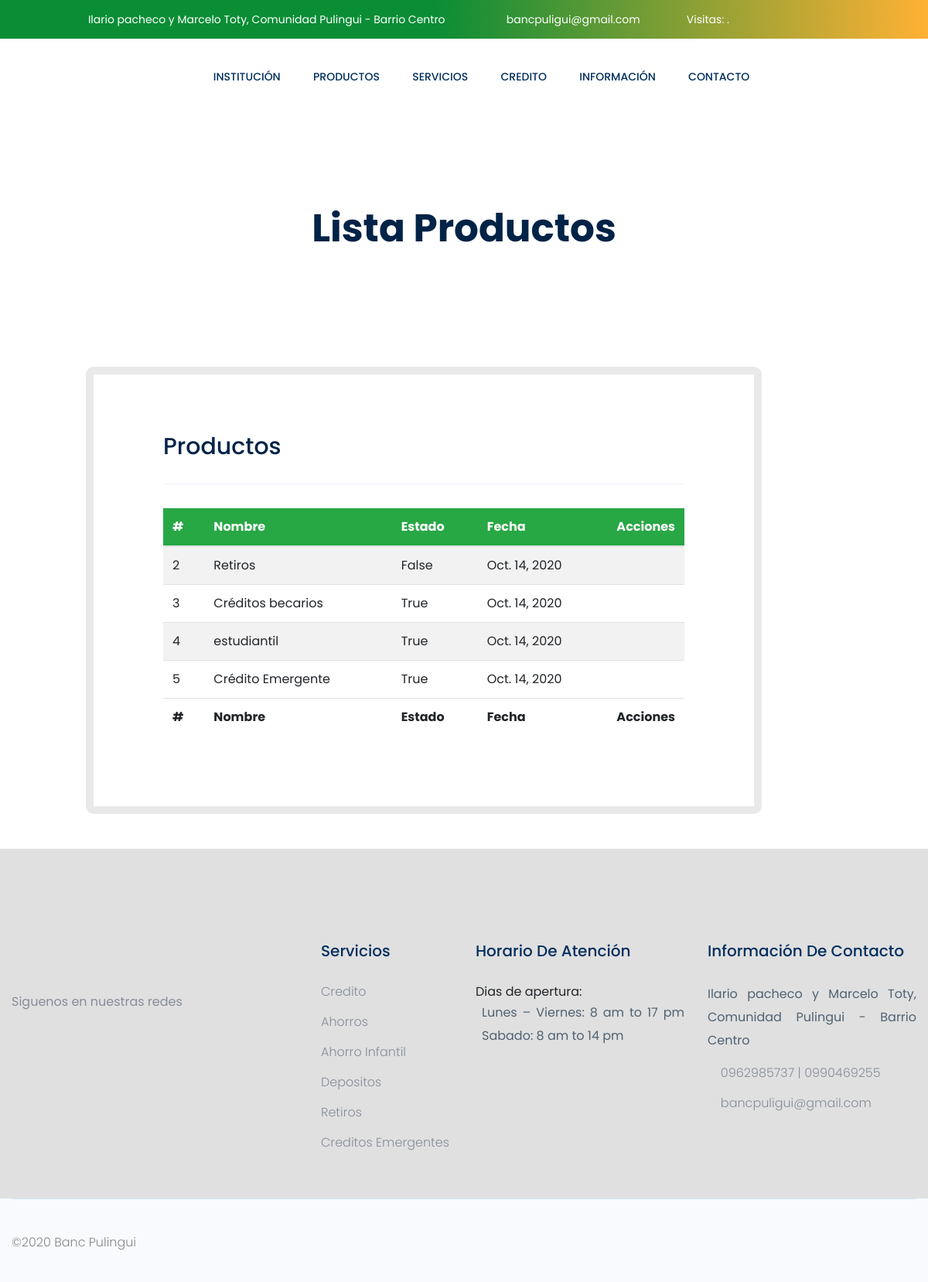
/listar-sercivio/ (signed in), run on the app's committed database.
### app/models.py (models this page shows, shortened)
class Producto(models.Model):
	name = models.CharField('Servicios',max_length=200)
	description = models.CharField('Descripcion', max_length=200, null=True, blank=True)
	image = models.ImageField('Imagen',null=True,blank=True, upload_to='productos', default='banco.png')
	body = RichTextUploadingField('Contenido', null=True, blank=True)
	date = models.DateField(auto_now_add=True)
	active = models.BooleanField('Activar', default=False)

### app/views.py (the view)
@login_required(login_url='servicios')
def listarSercivio(request):
    listpost =  Producto.objects.all()
    context = {'listpost':listpost }
    return render (request, 'productos/listproduct.html',context)

### templates/productos/listproduct.html (shortened to what this page needs)
{% extends 'index.html' %} {% load static %}  {% block container %}
<div class="slider-area">
  <div
    class="single-slider slider-height2 d-flex align-items-center"
    data-background="{% static 'assets/img/hero/serv.jpg' %}"
  >
    <div class="container">
      <div class="row">
        <div class="col-xl-12">
          <div class="hero-cap text-center">
            <h2 style="color: rgb(0, 35, 71);">Lista Productos</h2>
          </div>
        </div>
      </div>
    </div>
  </div>
</div>
<section class="about_area section_gap">
  <div class="container">
    <div class="row h_blog_item" style="justify-content: center;">
      <div class="col-lg-8">
        <div class="h_blog_text">
          <div class="h_blog_text_inner left right">
            <h4>Productos</h4>
            <hr />
            <div class="main-container">
                <div class="table-responsive">
                    <table id="add-row" class="display table table-striped table-hover">
                        <thead class="bg-success" style="color: white;">
                            <tr>
                                <th>#</th>
                                <th>Nombre</th>
                                <th>Estado</th>
                                <th>Fecha</th>
                                <th style="width: 10%">Acciones</th>
                            </tr>
                        </thead>
                        <tfoot>
                            <tr>
                                <th>#</th>
                                <th>Nombre</th>
                                <th>Estado</th>
                                <th>Fecha</th>
                                <th>Acciones</th>
                            </tr>
                        </tfoot>
                        <tbody>
                            {% for dato in listpost %}
                            <tr>
                                <td>{{dato.id}}</td>
                                <td>{{dato.name}}</td>
                                <td>{{dato.active}}</td>
                                <td>{{dato.date}}</td>
                                <td>
                                    <div class="form-button-action">
                                        <a href="{%  url 'editar-sercivio' dato.id %}" data-original-title="Editar Producto">
                                            <i class="fa fa-edit" style="color: rgb(5, 37, 105);"></i>
                                    </a>
                                        <a href="{%  url 'eliminar-sercivio' dato.id %}" data-original-title="Eliminar Producto">
                                            <i class="fa fa-times" style="color: rgb(143, 5, 5);"></i>
                                        </a>
                                    </div>
                                </td>
                            </tr>
                            {% endfor %}
                        </tbody>
                    </table>
                </div>
            </div>
          </div>
        </div>
      </div>
    </div>
  </div>
</section>
{% endblock container %}

### templates/productos/listproduct.html (style rules this page uses)
.section_gap { padding: 25px 0; }
.h_blog_item .h_blog_text { padding-top: 0px; padding-bottom: 20px; }
.h_blog_item .h_blog_text .h_blog_text_inner { background: #fff; padding: 75px 90px; border-radius: 10px; }
.h_blog_item .h_blog_text .h_blog_text_inner.left { position: relative; z-index: 2; }
.h_blog_item .h_blog_text .h_blog_text_inner.right { margin-left: -104px; position: relative; z-index: 1; border: 10px solid #e9e9e9; }
.h_blog_item .h_blog_text .h_blog_text_inner h4 { color: #002347; font-size: 30px; margin-bottom: 15px; }

### data on the page
Producto: id "2", name "Retiros", active "False", date "Oct. 14, 2020"
Producto: id "3", name "Créditos becarios", active "True", date "Oct. 14, 2020"
Producto: id "4", name "estudiantil", active "True", date "Oct. 14, 2020"
Producto: id "5", name "Crédito Emergente", active "True", date "Oct. 14, 2020"
